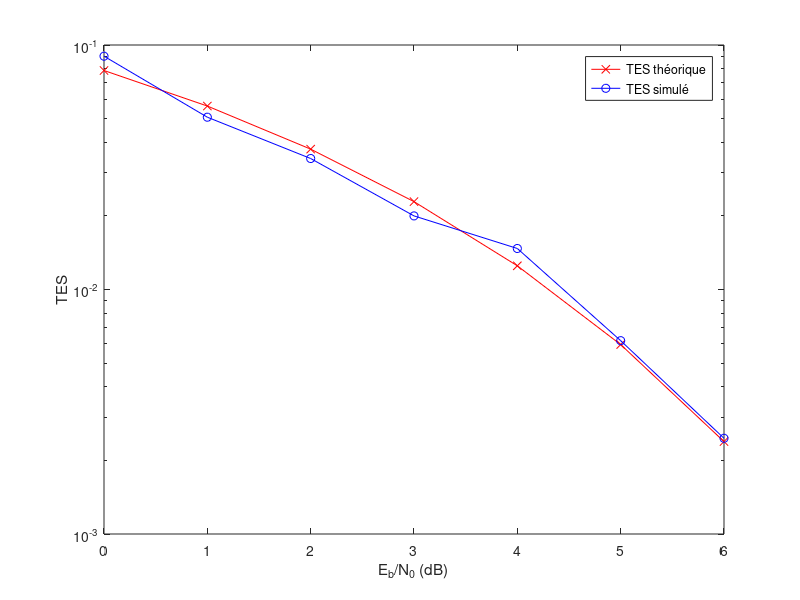
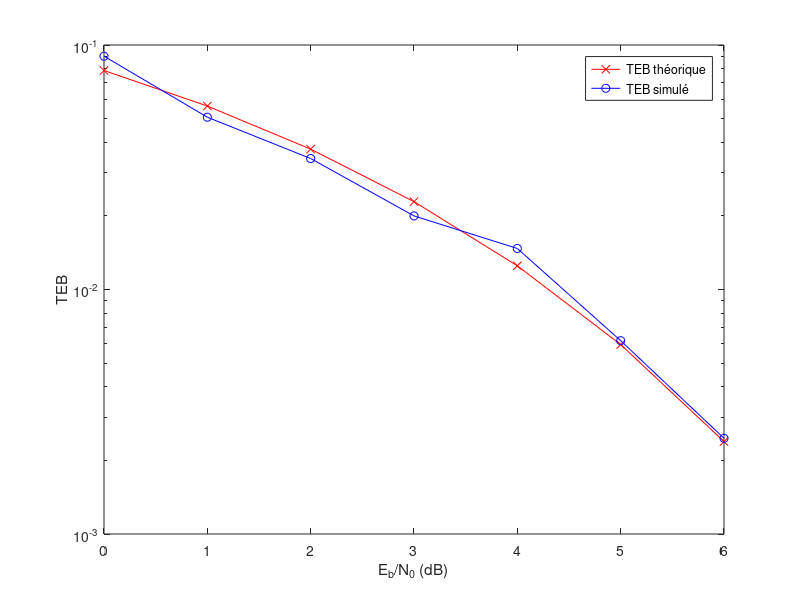

Source code (MATLAB) for these figures, in order:
%%%%%%%%%%%%%%%%%%%%%%%%%%%%%%%%%%%%%%%%%%%%%%%%%%%%%%%%%%%%%%%%%%%%%%%
% Projet Telecommunications : Codage Canal
% Implantation d'une chaine de transmission BPSK
% Auteur: BALOT Louise VIGNAUX Adrien
% Groupe: M
%%%%%%%%%%%%%%%%%%%%%%%%%%%%%%%%%%%%%%%%%%%%%%%%%%%%%%%%%%%%%%%%%%%%%%%

clear all
close all

%% %%%%%%%%%%%%%%%%%%%%%%%%%%%%%%%%%%%%%%%%%%%%%%%%%%%%%%%%%%%%%%%%%%%%%%%%%
%PARAMETRES GENERAUX
%%%%%%%%%%%%%%%%%%%%%%%%%%%%%%%%%%%%%%%%%%%%%%%%%%%%%%%%%%%%%%%%%%%%%%%%%%%
Fe=24000;       %Fréquence d'échantillonnage
Te=1/Fe;        %Période d'échantillonnage
Rb=3000;        %Débit binaire souhaité
N=1000;         %Nombre de bits générés

M= 2;         %Ordre de la modulation(BPSK est binaire donc M=2)
Rs= Rb;         %Débit symbole
Ns=1/(Rs*Te);         %Facteur de suréchantillonnage

%tableau des valeurs de SNR par bit souhaité à l'entrée du récpeteur en dB
tab_Eb_N0_dB=[0:6];
%Passage au SNR en linéaire
tab_Eb_N0=10.^(tab_Eb_N0_dB/10);

%% %%%%%%%%%%%%%%%%%%%%%%%%%%%%%%%%%%%%%%%%%%%%%%%%%%%%%%%%%%%%%%%%%%%%%%%%%
% BOUCLE SUR LES NIVEAUX DE Eb/N0 A TESTER POUR OBTENTION DU TES ET DU TEB
% SIMULES DE LA CHAINE IMPLANTEE
%%%%%%%%%%%%%%%%%%%%%%%%%%%%%%%%%%%%%%%%%%%%%%%%%%%%%%%%%%%%%%%%%%%%%%%%%%%

for indice_bruit=1:length(tab_Eb_N0_dB)

    %% %%%%%%%%%%%%%%%%%%%%%%%%%%%%%%%%%%%%%%%%%%%%%%%%%%%%%%%%%%%%%%%%%%%%%%%%%
    % VALEUR DE Eb/N0 TESTEE
    %%%%%%%%%%%%%%%%%%%%%%%%%%%%%%%%%%%%%%%%%%%%%%%%%%%%%%%%%%%%%%%%%%%%%%%%%%%
    Eb_N0_dB=tab_Eb_N0_dB(indice_bruit)
    Eb_N0=tab_Eb_N0(indice_bruit);

    %% %%%%%%%%%%%%%%%%%%%%%%%%%%%%%%%%%%%%%%%%%%%%%%%%%%%%%%%%%%%%%%%%%%%%%%%%%
    % INITIALISATIONS
    %%%%%%%%%%%%%%%%%%%%%%%%%%%%%%%%%%%%%%%%%%%%%%%%%%%%%%%%%%%%%%%%%%%%%%%%%%%
    nb_erreurs=0;   %Variable permettant de compter le nombre d'erreurs cumulées
    nb_cumul=0;     %Variables permettant de compter le nombre de cumuls réalisés
    TES=0;          %Initialisation du taux d'erreur symbole pour le cumul
    TEB=0;          %Initialisation du taux d'erreur binaire pour le cumul

    %% %%%%%%%%%%%%%%%%%%%%%%%%%%%%%%%%%%%%%%%%%%%%%%%%%%%%%%%%%%%%%%%%%%%%%%%%%
    % BOUCLE POUR PRECISION TEB MESURE : COMPTAGE NOMBRE ERREURS
    % (voir annexe texte TP)
    %%%%%%%%%%%%%%%%%%%%%%%%%%%%%%%%%%%%%%%%%%%%%%%%%%%%%%%%%%%%%%%%%%%%%%%%%%%
    while(nb_erreurs<100)

        %% %%%%%%%%%%%%%%%%%%%%%%%%%%%%%%%%%%%%%%%%%%%%%%%%%%%%%%%%%%%%%%%%%%%%%%%%%
        %GENERATION DE L'INFORMATION BINAIRE
        %%%%%%%%%%%%%%%%%%%%%%%%%%%%%%%%%%%%%%%%%%%%%%%%%%%%%%%%%%%%%%%%%%%%%%%%%%%
        bits=randi([0,1],1,N);
        
        %% %%%%%%%%%%%%%%%%%%%%%%%%%%%%%%%%%%%%%%%%%%%%%%%%%%%%%%%%%%%%%%%%%%%%%%%%%
        %MAPPING
        %%%%%%%%%%%%%%%%%%%%%%%%%%%%%%%%%%%%%%%%%%%%%%%%%%%%%%%%%%%%%%%%%%%%%%%%%%%
        symboles= 2*bits-1;     % A COMPLETER
        
        %% %%%%%%%%%%%%%%%%%%%%%%%%%%%%%%%%%%%%%%%%%%%%%%%%%%%%%%%%%%%%%%%%%%%%%%%%%
        %SURECHANTILLONNAGE
        %%%%%%%%%%%%%%%%%%%%%%%%%%%%%%%%%%%%%%%%%%%%%%%%%%%%%%%%%%%%%%%%%%%%%%%%%%%
        somme_Diracs_ponderes=kron(symboles,[1 zeros(1,Ns-1)]);
        
        %% %%%%%%%%%%%%%%%%%%%%%%%%%%%%%%%%%%%%%%%%%%%%%%%%%%%%%%%%%%%%%%%%%%%%%%%%%
        %FILTRAGE DE MISE EN FORME 
        %%%%%%%%%%%%%%%%%%%%%%%%%%%%%%%%%%%%%%%%%%%%%%%%%%%%%%%%%%%%%%%%%%%%%%%%%%%
        %Génération de la réponse impulsionnelle du filtre de mise en forme
        h= ones(1,Ns);             % A COMPLETER 
        %Filtrage de mise en forme
        Signal_emis=filter(h,1,somme_Diracs_ponderes);
        
        %%%%%%%%%%%%%%%%%%%%%%%%%%%%%%%%%%%%%%%%%%%%%%%%%%%%%%%%%%%%%%%%%%%%%%%%%%%
        %CANAL DE PROPAGATION AWGN
        %%%%%%%%%%%%%%%%%%%%%%%%%%%%%%%%%%%%%%%%%%%%%%%%%%%%%%%%%%%%%%%%%%%%%%%%%%%
        %POUR MODULATION BPSK
        %Calcul de la puissance du signal émis
        P_signal= mean(abs(Signal_emis).^2);

        %Calcul de la puissance du bruit à ajouter au signal pour obtenir la valeur
        %souhaité pour le SNR par bit à l'entrée du récepteur (Eb/N0)
        P_bruit= (P_signal*Ns)/(2*log2(M)*Eb_N0);
        %Génération du bruit gaussien à la bonne puissance en utilisant la fonction
        %randn de Matlab
        Bruit=sqrt(P_bruit)*(randn(1,length(Signal_emis)));
        %Bruit =0;
        %Ajout du bruit canal au signal émis => signal à l'entrée du récepteur
        Signal_recu=Signal_emis+Bruit;
        
        %%%%%%%%%%%%%%%%%%%%%%%%%%%%%%%%%%%%%%%%%%%%%%%%%%%%%%%%%%%%%%%%%%%%%%%%%%%
        %FILTRAGE DE RECEPTION
        %%%%%%%%%%%%%%%%%%%%%%%%%%%%%%%%%%%%%%%%%%%%%%%%%%%%%%%%%%%%%%%%%%%%%%%%%%%
        hr=ones(1,Ns);
        Signal_recu_filtre=filter(hr,1,Signal_recu);
        
        %% %%%%%%%%%%%%%%%%%%%%%%%%%%%%%%%%%%%%%%%%%%%%%%%%%%%%%%%%%%%%%%%%%%%%%%%%%
        %ECHANTILLONNAGE
        %%%%%%%%%%%%%%%%%%%%%%%%%%%%%%%%%%%%%%%%%%%%%%%%%%%%%%%%%%%%%%%%%%%%%%%%%%%
        %Choix de n0
        n0=Ns;
        %Echantillonnage à n0+mNs
        Signal_echantillonne=Signal_recu_filtre(n0:Ns:end);
        
        %% %%%%%%%%%%%%%%%%%%%%%%%%%%%%%%%%%%%%%%%%%%%%%%%%%%%%%%%%%%%%%%%%%%%%%%%%%
        %DECISIONS SUR LES SYMBOLES
        %%%%%%%%%%%%%%%%%%%%%%%%%%%%%%%%%%%%%%%%%%%%%%%%%%%%%%%%%%%%%%%%%%%%%%%%%%%
        symboles_recus=sign(Signal_echantillonne/Ns);
        
        %% %%%%%%%%%%%%%%%%%%%%%%%%%%%%%%%%%%%%%%%%%%%%%%%%%%%%%%%%%%%%%%%%%%%%%%%%%
        %CALCUL DU TAUX D'ERREUR SYMBOLE CUMULE
        %%%%%%%%%%%%%%%%%%%%%%%%%%%%%%%%%%%%%%%%%%%%%%%%%%%%%%%%%%%%%%%%%%%%%%%%%%%
        TES=TES+ numel(find(symboles_recus ~= symboles))/length(symboles_recus);  % A COMPLETER
        
        %% %%%%%%%%%%%%%%%%%%%%%%%%%%%%%%%%%%%%%%%%%%%%%%%%%%%%%%%%%%%%%%%%%%%%%%%%%
        %DEMAPPING
        %%%%%%%%%%%%%%%%%%%%%%%%%%%%%%%%%%%%%%%%%%%%%%%%%%%%%%%%%%%%%%%%%%%%%%%%%%%
        bits_recus= (symboles_recus+1)/2;  % A COMPLETER
        
        %% %%%%%%%%%%%%%%%%%%%%%%%%%%%%%%%%%%%%%%%%%%%%%%%%%%%%%%%%%%%%%%%%%%%%%%%%%
        %CALCUL DU TAUX D'ERREUR BINAIRE CUMULE
        %%%%%%%%%%%%%%%%%%%%%%%%%%%%%%%%%%%%%%%%%%%%%%%%%%%%%%%%%%%%%%%%%%%%%%%%%%%
        TEB=TEB+ numel(find(bits_recus ~= bits))/length(bits_recus);  % A COMPLETER
        
        %% %%%%%%%%%%%%%%%%%%%%%%%%%%%%%%%%%%%%%%%%%%%%%%%%%%%%%%%%%%%%%%%%%%%%%%%%%
        %CUMUL DU NOMBRE D'ERREURS ET NOMBRE DE CUMUL REALISES
        %%%%%%%%%%%%%%%%%%%%%%%%%%%%%%%%%%%%%%%%%%%%%%%%%%%%%%%%%%%%%%%%%%%%%%%%%%%
        nb_erreurs=nb_erreurs+ numel(find(bits_recus ~= bits));  % A COMPLETER
        nb_cumul=nb_cumul+1;

    end  %fin boucle sur comptage nombre d'erreurs

    %% %%%%%%%%%%%%%%%%%%%%%%%%%%%%%%%%%%%%%%%%%%%%%%%%%%%%%%%%%%%%%%%%%%%%%%%%%
    %CALCUL DU TAUX D'ERREUR SYMBOLE ET DU TAUX D'ERREUR BINAIRE POUR LA
    %VALEUR TESTEE DE Eb/N0
    %%%%%%%%%%%%%%%%%%%%%%%%%%%%%%%%%%%%%%%%%%%%%%%%%%%%%%%%%%%%%%%%%%%%%%%%%%%
    TES_simule(indice_bruit)=TES/nb_cumul;
    TEB_simule(indice_bruit)=TEB/nb_cumul;

end  %fin boucle sur les valeurs testées de Eb/N0

%% %%%%%%%%%%%%%%%%%%%%%%%%%%%%%%%%%%%%%%%%%%%%%%%%%%%%%%%%%%%%%%%%%%%%%%%%%
%CALCUL DU TES ET DU TEB THEORIQUE DE LA CHAINE IMPLANTEE
%%%%%%%%%%%%%%%%%%%%%%%%%%%%%%%%%%%%%%%%%%%%%%%%%%%%%%%%%%%%%%%%%%%%%%%%%%%
TES_THEO= 2*((M - 1)/M)*qfunc(sqrt((6*log2(M)*tab_Eb_N0)/(M^2 - 1)));
TEB_THEO=TES_THEO/log2(M);

%% %%%%%%%%%%%%%%%%%%%%%%%%%%%%%%%%%%%%%%%%%%%%%%%%%%%%%%%%%%%%%%%%%%%%%%%%%
%TRACES DES TES ET TEB OBTENUS EN FONCTION DE Eb/N0
%COMPARAISON AVEC LES TES et TEBs THEORIQUES DE LA CHAINE IMPLANTEE
%%%%%%%%%%%%%%%%%%%%%%%%%%%%%%%%%%%%%%%%%%%%%%%%%%%%%%%%%%%%%%%%%%%%%%%%%%%
figure
semilogy(tab_Eb_N0_dB, TES_THEO,'r-x')
hold on
semilogy(tab_Eb_N0_dB, TES_simule,'b-o')
legend('TES théorique','TES simulé')
xlabel('E_b/N_0 (dB)')
ylabel('TES')
%Ajouter un titre à la figure fonction de la chaine implantée

figure
semilogy(tab_Eb_N0_dB, TEB_THEO,'r-x')
hold on
semilogy(tab_Eb_N0_dB, TEB_simule,'b-o')
legend('TEB théorique','TEB simulé')
xlabel('E_b/N_0 (dB)')
ylabel('TEB')
%Ajouter un titre à la figure fonction de la chaine implantée